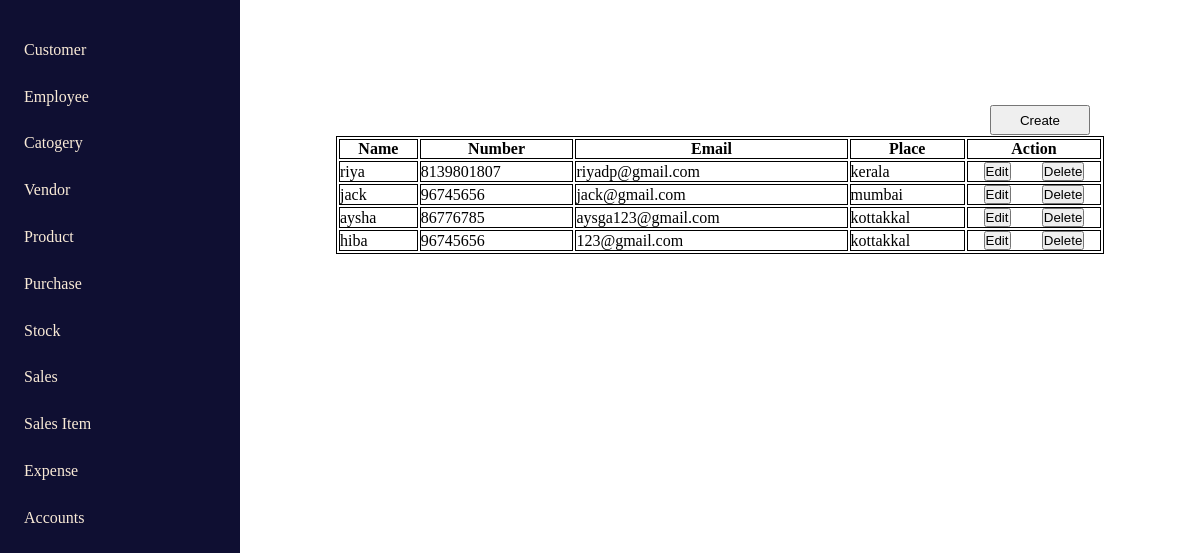
Page /customer on the committed database.
### home/models.py (models this page shows, shortened)
class CustomerContactForm(models.Model):
    name = models.CharField(max_length=200)
    phone = models.CharField(max_length=200)
    email = models.EmailField(max_length=200)
    place = models.CharField(max_length=200)

### home/views.py (the view)
# urls.py: path('customer', customer, name='customer'),
def customer(request):
    customer = CustomerContactForm.objects.all()
    return render(request, 'customer.html', {'customer': customer})

### templates/customer.html (shortened to what this page needs)
{% extends "index.html" %}
{% load static %}
{% block customer_content %}
<div class="table_container">
    <button class="create_btn"><a href="{% url 'customerForm' %}" style = "color : black;">Create</a></button>
    <table>
        <tbody>
            <th>Name</th>
            <th>Number</th>
            <th>Email</th>
            <th>Place</th>
            <th>Action</th>
        </tbody>
        <tbody>
            {% for a in customer %}
            <tr>
                <td>{{a.name}}</td>
                <td>{{a.phone}}</td>
                <td>{{a.email}}</td>
                <td>{{a.place}}</td>
                <td class="action">
                    <button ><a href="{% url 'updatePage' a.id %}" style = "color : black;">Edit</a></button>
                    <button><a href="{% url 'deleteData' a.id %}" style = "color : black;">Delete</a></button>
                </td>
            </tr>
            {% endfor %}
        </tbody>
    </table>
    {% endblock customer_content %}

### templates/index.html (style rules this page uses)
* { margin: 0%; padding: 0%; }
a { text-decoration: none; }

### templates/customer.html (style rules this page uses)
* { color: black; }
table { border: 1px solid black; width: 80%; height: auto; }
.table_container { width: 80%; display: flex; padding: 3% 0%; justify-content: center; position: absolute; top: 100px; right: 0px; }
th,td { border: 1px solid black; }
.action { display: flex; justify-content: space-around; }
tr a { width: 50px; color: black; }
.create_btn { position: absolute; right: 110px; top: 5px; width: 100px; height: 30px; }

### rows in the picture
CustomerContactForm: name "riya", phone "8139801807", email "riyadp@gmail.com", place "kerala"
CustomerContactForm: name "jack", phone "96745656", email "jack@gmail.com", place "mumbai"
CustomerContactForm: name "aysha", phone "86776785", email "aysga123@gmail.com", place "kottakkal"
CustomerContactForm: name "hiba", phone "96745656", email "123@gmail.com", place "kottakkal"
